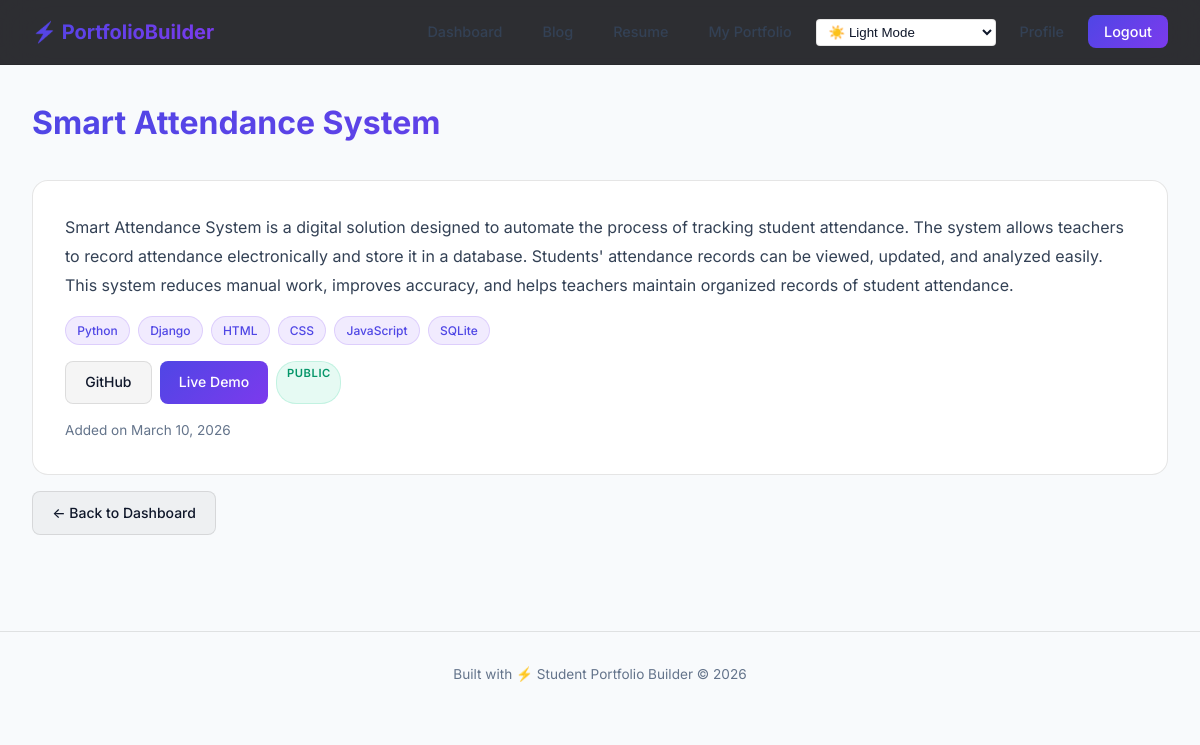
Page /project/2/ (signed in) on the committed database.
### accounts/models.py (models this page shows, shortened)
class CustomUser(AbstractUser):
    is_email_verified = models.BooleanField(default=False)

### portfolio/models.py (models this page shows, shortened)
class Project(models.Model):
    owner = models.ForeignKey(CustomUser, on_delete=models.CASCADE, related_name='projects')
    title = models.CharField(max_length=200)
    description = models.TextField()
    image = models.ImageField(upload_to='projects/', blank=True, null=True)
    tech_stack = models.CharField(max_length=300, blank=True, help_text="Comma-separated technologies")
    github_link = models.URLField(blank=True)
    live_demo = models.URLField(blank=True)
    is_public = models.BooleanField(default=True)
    created_at = models.DateTimeField(auto_now_add=True)
    class Meta:
        ordering = ['-created_at']
    def tech_list(self):
        if self.tech_stack:
            return [t.strip() for t in self.tech_stack.split(',') if t.strip()]
        return []

### portfolio/views.py (the view)
# urls.py: path('project/<int:pk>/', views.project_detail, name='project_detail'),
@login_required
def project_detail(request, pk):
    project = get_object_or_404(Project, pk=pk)
    if not project.is_public and request.user != project.owner:
        raise Http404
    return render(request, 'portfolio/project_detail.html', {'project': project})

### portfolio/templates/portfolio/project_detail.html (shortened to what this page needs)
{% extends 'base.html' %}
{% block content %}
<div class="fade-in">
    <div class="page-header">
        <h1>{{ project.title }}</h1>
    </div>
    <div class="card" style="padding: 2rem;">
        <div class="card-body" style="font-size: 1rem; line-height: 1.8;">
            <p>{{ project.description }}</p>
        </div>
        {% if project.tech_list %}
        <div class="card-footer mt-2">
            {% for tech in project.tech_list %}
                <span class="tag">{{ tech }}</span>
            {% endfor %}
        </div>
        {% endif %}
        <div class="card-footer mt-2">
            {% if project.github_link %}
                <a href="{{ project.github_link }}" target="_blank" class="btn btn-secondary">GitHub</a>
            {% endif %}
            {% if project.live_demo %}
                <a href="{{ project.live_demo }}" target="_blank" class="btn btn-primary">Live Demo</a>
            {% endif %}
            <span class="badge {% if project.is_public %}badge-public{% else %}badge-private{% endif %}">{{ project.is_public|yesno:"Public,Private" }}</span>
        </div>
        <p class="text-muted mt-2" style="font-size: 0.85rem;">Added on {{ project.created_at|date:"F d, Y" }}</p>
    </div>
    <div class="mt-2">
        <a href="{% url 'dashboard' %}" class="btn btn-secondary">← Back to Dashboard</a>
    </div>
</div>
{% endblock %}

### templates/base.html (shortened to what this page needs)
{% load static %}
<!DOCTYPE html>
<html lang="en">
<head>
    <link rel="stylesheet" href="{% static 'css/style.css' %}">
</head>
<body data-theme="{{ user.profile.theme|default:'dark' }}" id="app-body">
    <nav class="navbar">
        <div class="navbar-inner">
            <a href="{% url 'dashboard' %}" class="navbar-brand">⚡ PortfolioBuilder</a>
            <ul class="navbar-links">
                {% if user.is_authenticated %}
                    <li><a href="{% url 'dashboard' %}">Dashboard</a></li>
                    <li><a href="{% url 'blog_list' %}">Blog</a></li>
                    <li><a href="{% url 'resume_selection' %}">Resume</a></li>
                    <li><a href="{% url 'public_portfolio' slug=user.profile.slug %}">My Portfolio</a></li>
                    <li>
                        <select id="theme-selector" onchange="changeTheme(this.value)" style="background: var(--bg-secondary); color: var(--text-primary); border: 1px solid var(--border-glass); border-radius: 4px; padding: 4px 8px;">
                            <option value="light" {% if user.profile.theme == 'light' %}selected{% endif %}>☀️ Light Mode</option>
                        </select>
                    </li>
                    <li><a href="{% url 'profile_edit' %}">Profile</a></li>
                    <li><a href="{% url 'logout' %}" class="btn-accent">Logout</a></li>
                {% endif %}
            </ul>
        </div>
    </nav>
    <div class="container">
        {% block content %}{% endblock %}
    </div>
    <footer class="footer">
        <p>Built with ⚡ Student Portfolio Builder &copy; 2026</p>
    </footer>
</body>
</html>

### rows in the picture
CustomUser: value "☀️ Light Mode"
Project: title "Smart Attendance System", description "Smart Attendance System is a digital solution designed to automate the process of tracking student attendance. The system allows teachers to record attendance electronically and store it in a database. Students' attendance records can be viewed, updated, and analyzed easily. This system reduces manual work, improves accuracy, and helps teachers maintain organized records of student attendance.", is_public "PUBLIC", created_at "March 10, 2026"

### other values in the picture
{{ tech }} "Python" "Django" "HTML" "CSS" "JavaScript" "SQLite"
